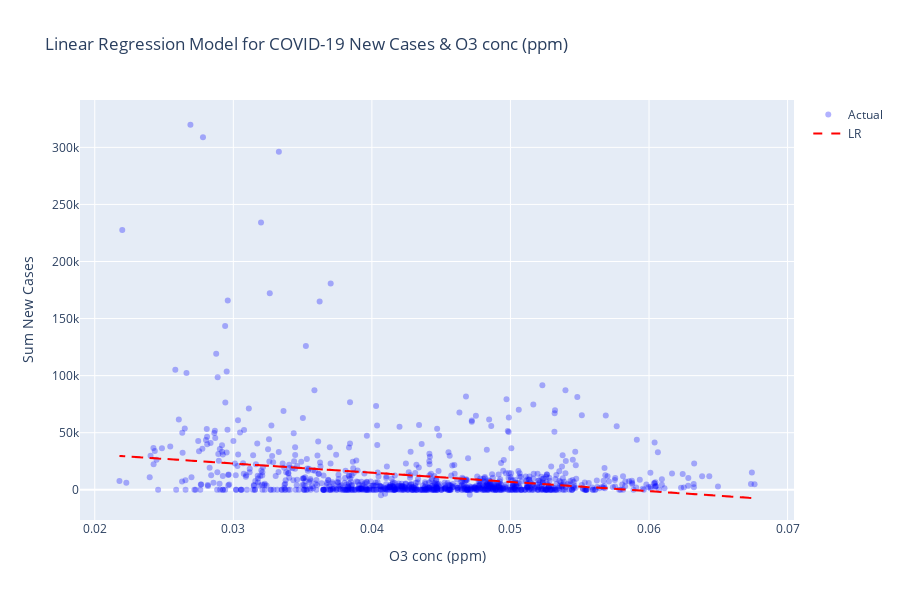

Notebook code cell kept with this figure:
### Code cell
# For O3 conc (ppm) & Sum New Cases
## Perform regression modeling
from sklearn.linear_model import LinearRegression
from sklearn.metrics import r2_score, mean_squared_error

import statsmodels.api as sm
import calendar

# Convert datetime to int
#x = data['Date'].values.astype(int) / 10**9  # Convert to seconds (UNIX epoch start)
#x = x.reshape(-1, 1)


x = NewData['O3 conc (ppm)']
y = NewData['Sum New Cases']

#--------------------------------------------------------------
# Linear regression model
#--------------------------------------------------------------
# Stastical approach
x_lms = sm.add_constant(x)
linear_model_stat = sm.OLS(y, x_lms)
lms_results = linear_model_stat.fit()
p_values = lms_results.pvalues[1:]

# Machine learning approach (no p-values)
linear_model = LinearRegression()
linear_model.fit(x_lms, y)
y_linear_pred = linear_model.predict(x_lms)

# Calculate R2 and RMSE for linear regression model
linear_r2 = r2_score(y, y_linear_pred)
linear_rmse = np.sqrt(mean_squared_error(y, y_linear_pred))

print("Model Evaluation")
print("\nLinear Regression: RMSE=%.2f, R2=%.2f" % (linear_rmse, linear_r2))
for i, p_value in enumerate(p_values.index):
  print(f'P({p_value}): {p_values[i]}')

if any(p_values <= 0.05):
  print("There is a significant relationship between the predictor and the response\n")
else:
  print("There is no significant relationship between the predictor and the response\n")


# Plot the model
import plotly.graph_objects as go

xtt = NewData['O3 conc (ppm)']#.dt.strftime('%Y-%m-%d')
scatter_actual = go.Scatter(x=xtt, y=y, mode='markers', name='Actual', marker=dict(color='blue', opacity=0.3))

line_regression = go.Scatter(x=xtt, y=y_linear_pred, mode='lines', name='LR', line=dict(color='red', dash='dash'))

data = [scatter_actual, line_regression]

layout = go.Layout(xaxis=dict(title='O3 conc (ppm)'),
                   yaxis=dict(title='Sum New Cases'),
                   title='Linear Regression Model for COVID-19 New Cases & O3 conc (ppm)',
                   showlegend=True,
                   height=600)

fig = go.Figure(data=data, layout=layout)
fig.show()

### Figure 1 — Plotly figure (JSON) as saved in the notebook; plotly's stock layout.template omitted (floating-point values rounded to 4 significant figures; data arrays with more than 128 entries replaced by an {"elided": "..."} marker saying what was removed)
{"data": [{"marker": {"color": "blue", "opacity": 0.3}, "mode": "markers", "name": "Actual", "type": "scatter", "x": {"elided": "1001 float values"}, "y": {"elided": "1001 int values"}}, {"line": {"color": "red", "dash": "dash"}, "mode": "lines", "name": "LR", "type": "scatter", "x": {"elided": "1001 float values"}, "y": {"elided": "1001 float values"}}], "layout": {"height": 600, "showlegend": true, "title": {"text": "Linear Regression Model for COVID-19 New Cases & O3 conc (ppm)"}, "xaxis": {"title": {"text": "O3 conc (ppm)"}}, "yaxis": {"title": {"text": "Sum New Cases"}}}}
